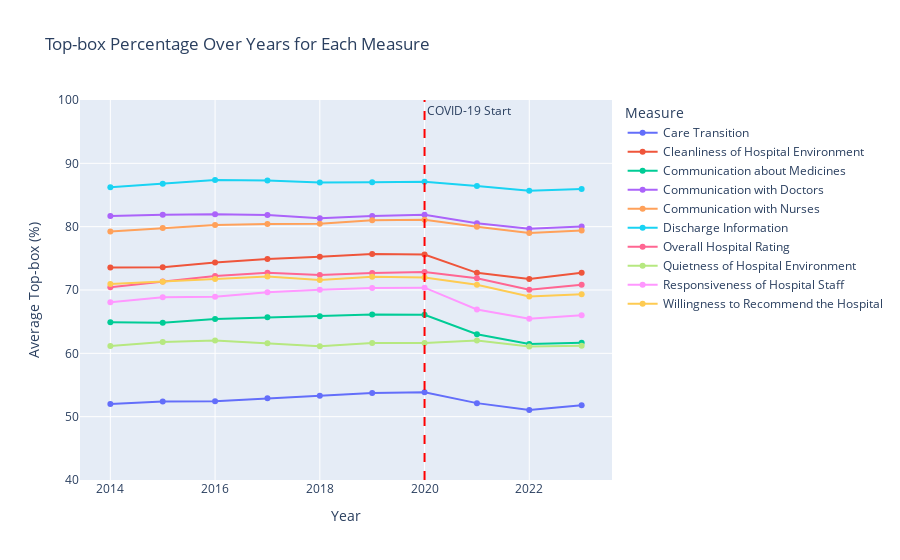

Notebook cell for this chart:
### Markdown cell above
<a id="measure-level-trends"></a>
### 4.3 Measure-Level Trends Over Time

### Code cell
measure_trends = (hcahps_data
                  .groupby(["Year", "Measure"])["Top-box Percentage"]
                  .mean()
                  .reset_index())
fig_measure = px.line(
    measure_trends, 
    x="Year", 
    y="Top-box Percentage", 
    color="Measure", 
    markers=True,
    title="Top-box Percentage Over Years for Each Measure",
    labels={"Top-box Percentage": "Average Top-box (%)"}
)
# Mark the start of COVID (here using 2020 as the onset marker per code)
fig_measure.add_vline(
    x=2020, 
    line_dash="dash", 
    line_color="red", 
    annotation_text="COVID-19 Start", 
    annotation_position="top right"
)
fig_measure.update_yaxes(range=[40, 100])
fig_measure.update_layout(hovermode="x unified")
fig_measure.show()

### Figure 1 — Plotly figure (JSON) as saved in the notebook; plotly's stock layout.template omitted (floating-point values rounded to 4 significant figures)
{"data": [{"hovertemplate": "Measure=Care Transition<br>Year=%{x}<br>Average Top-box (%)=%{y}<extra></extra>", "legendgroup": "Care Transition", "line": {"color": "#636efa", "dash": "solid"}, "marker": {"symbol": "circle"}, "mode": "lines+markers", "name": "Care Transition", "orientation": "v", "showlegend": true, "type": "scatter", "x": [2014, 2015, 2016, 2017, 2018, 2019, 2020, 2021, 2022, 2023], "xaxis": "x", "y": [52.02, 52.38, 52.45, 52.9, 53.29, 53.75, 53.84, 52.14, 51.04, 51.81], "yaxis": "y"}, {"hovertemplate": "Measure=Cleanliness of Hospital Environment<br>Year=%{x}<br>Average Top-box (%)=%{y}<extra></extra>", "legendgroup": "Cleanliness of Hospital Environment", "line": {"color": "#EF553B", "dash": "solid"}, "marker": {"symbol": "circle"}, "mode": "lines+markers", "name": "Cleanliness of Hospital Environment", "orientation": "v", "showlegend": true, "type": "scatter", "x": [2014, 2015, 2016, 2017, 2018, 2019, 2020, 2021, 2022, 2023], "xaxis": "x", "y": [73.57, 73.6, 74.35, 74.88, 75.24, 75.69, 75.61, 72.71, 71.73, 72.71], "yaxis": "y"}, {"hovertemplate": "Measure=Communication about Medicines<br>Year=%{x}<br>Average Top-box (%)=%{y}<extra></extra>", "legendgroup": "Communication about Medicines", "line": {"color": "#00cc96", "dash": "solid"}, "marker": {"symbol": "circle"}, "mode": "lines+markers", "name": "Communication about Medicines", "orientation": "v", "showlegend": true, "type": "scatter", "x": [2014, 2015, 2016, 2017, 2018, 2019, 2020, 2021, 2022, 2023], "xaxis": "x", "y": [64.92, 64.84, 65.41, 65.69, 65.86, 66.12, 66.1, 63.02, 61.49, 61.67], "yaxis": "y"}, {"hovertemplate": "Measure=Communication with Doctors<br>Year=%{x}<br>Average Top-box (%)=%{y}<extra></extra>", "legendgroup": "Communication with Doctors", "line": {"color": "#ab63fa", "dash": "solid"}, "marker": {"symbol": "circle"}, "mode": "lines+markers", "name": "Communication with Doctors", "orientation": "v", "showlegend": true, "type": "scatter", "x": [2014, 2015, 2016, 2017, 2018, 2019, 2020, 2021, 2022, 2023], "xaxis": "x", "y": [81.67, 81.88, 81.96, 81.82, 81.31, 81.69, 81.86, 80.53, 79.67, 80.02], "yaxis": "y"}, {"hovertemplate": "Measure=Communication with Nurses<br>Year=%{x}<br>Average Top-box (%)=%{y}<extra></extra>", "legendgroup": "Communication with Nurses", "line": {"color": "#FFA15A", "dash": "solid"}, "marker": {"symbol": "circle"}, "mode": "lines+markers", "name": "Communication with Nurses", "orientation": "v", "showlegend": true, "type": "scatter", "x": [2014, 2015, 2016, 2017, 2018, 2019, 2020, 2021, 2022, 2023], "xaxis": "x", "y": [79.25, 79.78, 80.27, 80.43, 80.45, 81, 81.1, 79.98, 79, 79.4], "yaxis": "y"}, {"hovertemplate": "Measure=Discharge Information<br>Year=%{x}<br>Average Top-box (%)=%{y}<extra></extra>", "legendgroup": "Discharge Information", "line": {"color": "#19d3f3", "dash": "solid"}, "marker": {"symbol": "circle"}, "mode": "lines+markers", "name": "Discharge Information", "orientation": "v", "showlegend": true, "type": "scatter", "x": [2014, 2015, 2016, 2017, 2018, 2019, 2020, 2021, 2022, 2023], "xaxis": "x", "y": [86.22, 86.78, 87.35, 87.29, 86.98, 87.02, 87.08, 86.43, 85.67, 85.96], "yaxis": "y"}, {"hovertemplate": "Measure=Overall Hospital Rating<br>Year=%{x}<br>Average Top-box (%)=%{y}<extra></extra>", "legendgroup": "Overall Hospital Rating", "line": {"color": "#FF6692", "dash": "solid"}, "marker": {"symbol": "circle"}, "mode": "lines+markers", "name": "Overall Hospital Rating", "orientation": "v", "showlegend": true, "type": "scatter", "x": [2014, 2015, 2016, 2017, 2018, 2019, 2020, 2021, 2022, 2023], "xaxis": "x", "y": [70.45, 71.36, 72.2, 72.71, 72.35, 72.69, 72.82, 71.86, 70.06, 70.83], "yaxis": "y"}, {"hovertemplate": "Measure=Quietness of Hospital Environment<br>Year=%{x}<br>Average Top-box (%)=%{y}<extra></extra>", "legendgroup": "Quietness of Hospital Environment", "line": {"color": "#B6E880", "dash": "solid"}, "marker": {"symbol": "circle"}, "mode": "lines+markers", "name": "Quietness of Hospital Environment", "orientation": "v", "showlegend": true, "type": "scatter", "x": [2014, 2015, 2016, 2017, 2018, 2019, 2020, 2021, 2022, 2023], "xaxis": "x", "y": [61.16, 61.78, 62.02, 61.61, 61.12, 61.65, 61.65, 62.02, 61.08, 61.21], "yaxis": "y"}, {"hovertemplate": "Measure=Responsiveness of Hospital Staff<br>Year=%{x}<br>Average Top-box (%)=%{y}<extra></extra>", "legendgroup": "Responsiveness of Hospital Staff", "line": {"color": "#FF97FF", "dash": "solid"}, "marker": {"symbol": "circle"}, "mode": "lines+markers", "name": "Responsiveness of Hospital Staff", "orientation": "v", "showlegend": true, "type": "scatter", "x": [2014, 2015, 2016, 2017, 2018, 2019, 2020, 2021, 2022, 2023], "xaxis": "x", "y": [68.08, 68.84, 68.92, 69.65, 70.06, 70.33, 70.37, 66.92, 65.45, 66.02], "yaxis": "y"}, {"hovertemplate": "Measure=Willingness to Recommend the Hospital<br>Year=%{x}<br>Average Top-box (%)=%{y}<extra></extra>", "legendgroup": "Willingness to Recommend the Hospital", "line": {"color": "#FECB52", "dash": "solid"}, "marker": {"symbol": "circle"}, "mode": "lines+markers", "name": "Willingness to Recommend the Hospital", "orientation": "v", "showlegend": true, "type": "scatter", "x": [2014, 2015, 2016, 2017, 2018, 2019, 2020, 2021, 2022, 2023], "xaxis": "x", "y": [70.94, 71.32, 71.75, 72.12, 71.59, 72.08, 71.96, 70.84, 68.98, 69.35], "yaxis": "y"}], "layout": {"annotations": [{"showarrow": false, "text": "COVID-19 Start", "x": 2020, "xanchor": "left", "xref": "x", "y": 1, "yanchor": "top", "yref": "y domain"}], "hovermode": "x unified", "legend": {"title": {"text": "Measure"}, "tracegroupgap": 0}, "shapes": [{"line": {"color": "red", "dash": "dash"}, "type": "line", "x0": 2020, "x1": 2020, "xref": "x", "y0": 0, "y1": 1, "yref": "y domain"}], "title": {"text": "Top-box Percentage Over Years for Each Measure"}, "xaxis": {"anchor": "y", "domain": [0, 1], "title": {"text": "Year"}}, "yaxis": {"anchor": "x", "domain": [0, 1], "range": [40, 100], "title": {"text": "Average Top-box (%)"}}}}
